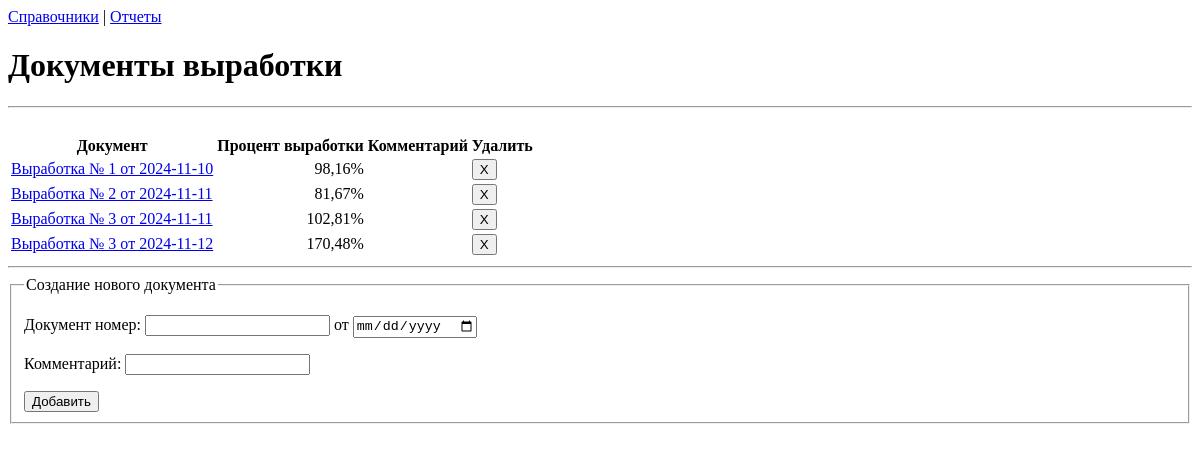
Page /perf/ on the earlier database version.
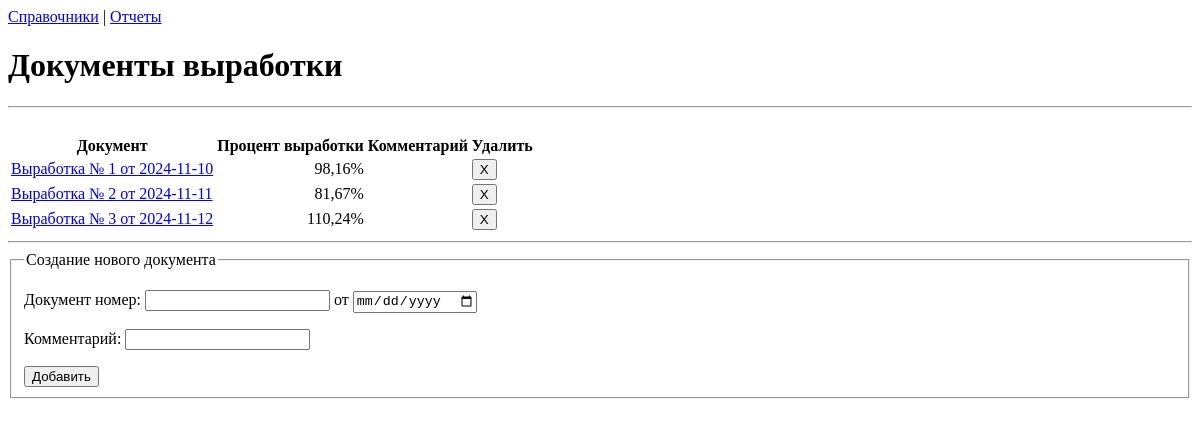
Same page on the later database version.
### performance/models.py (models this page shows)
class CreatedProducts(models.Model):
    doc_data = models.DateField(default=timezone.now(), verbose_name='Дата')
    doc_number = models.PositiveSmallIntegerField(unique_for_year='doc_data', null=False, verbose_name='Номер')
    percent = models.DecimalField(max_digits=8, decimal_places=5, verbose_name='Процент выработки') # рассчитывается
    description = models.TextField(blank=True, verbose_name='Комментарий')
    class Meta:
        verbose_name_plural = 'Документы выработки'
        verbose_name = 'Документ выработки'
        ordering = ['doc_data']
    def __str__(self):
        return f'Выработка № {self.doc_number} от {self.doc_data}'

### performance/views.py (the view)
# urls.py: path('', perf_main),
def perf_main(request):
    err = None
    if request.method == 'POST':
        req_post = request.POST
        this_add = req_post.get('add')
        if this_add:
            try:
                doc_number = int(req_post.get('doc_number'))
                doc_data = req_post.get('doc_data')
                doc_data = datetime.strptime(doc_data, '%Y-%m-%d')
                description = req_post.get('description')
                if CreatedProducts.objects.filter(doc_number=doc_number):
                    err = f'Документ с номером {doc_number} уже существует'
                elif CreatedProducts.objects.filter(doc_data=doc_data):
                    err = f'Документ на дату {doc_data} уже существует'
                if not err:
                    CreatedProducts.objects.create(doc_data=doc_data, doc_number=doc_number,
                                               percent=0.0, description=description)
            except Exception as ex:
                print(ex)
    elif request.method == 'GET':
        req_get = request.GET
        doc_id = req_get.get('del_doc')
        if doc_id:
            doc_id = int(doc_id)
            doc = CreatedProducts.objects.filter(id=doc_id).first()
            if doc:
                doc.delete()
    current_month = localdate().month
    current_year = localdate().year
    docs = CreatedProducts.objects.filter(doc_data__month=current_month, doc_data__year=current_year)
    context = {
        'created_docs': docs,
        'err': err,
    }
    return render(request, 'docs_list.html', context=context)

### performance/templates/docs_list.html (shortened to what this page needs)
<!DOCTYPE html>
<html lang="ru">
<head>
</head>
<body>
    {% block content %}
        <a href="/perf/dicts">Справочники</a> | <a href="/perf/report">Отчеты</a>
        <h1>Документы выработки</h1>
        <hr><br>
        <table>
            <tr>
                <th>Документ</th>
                <th>Процент выработки</th>
                <th>Комментарий</th>
                <th>Удалить</th>
            </tr>
        {% for doc in created_docs%}
            <tr>
                <td><a href="doc_show?doc_id={{doc.id}}"> {{ doc }}</a></td>
                <td align="right">{{ doc.percent|floatformat:2 }}%</td>
                <td>{{ doc.description }}</td>
                <td><a href="?del_doc={{ doc.id }}"><button>X</button></a></td>
            </tr>
        {% endfor %}
        </table>
        <hr>
        <form method="post">
            <fieldset>
                <legend> Создание нового документа </legend>
                <p><label for="doc_number"> Документ номер: </label>
                    <input type="number" id="doc_number" name="doc_number" min="1" value="{{ doc.id }}">
                    <label for="doc_data"> от </label>
                    <input type="date" id="doc_data" name="doc_data"></p>
                <p><label for="description"> Комментарий: </label>
                    <input type="text" id="description" name="description"></p>
            <button type="submit">Добавить</button>
            </fieldset>
        </form>
    {% endblock %}
</body>
</html>

Differences in the rows shown:
removed CreatedProducts: doc_number+doc_data "Выработка № 3 от 2024-11-11", percent "102,81"
changed CreatedProducts "Выработка № 3 от 2024-11-12": percent "170,48" → "110,24"
